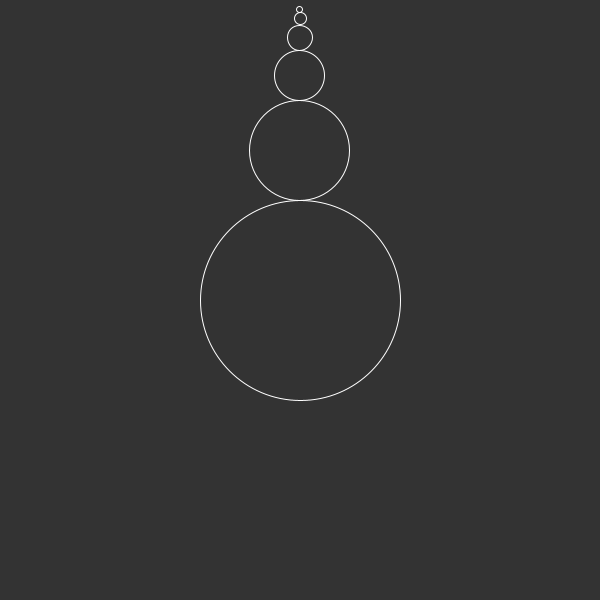
Frame 1 (no input)
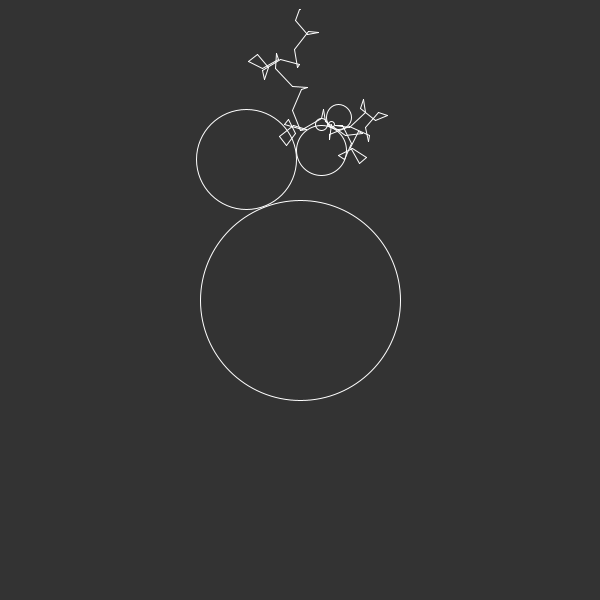
Frame 60 (the mouse pressed at the canvas centre just before this capture)
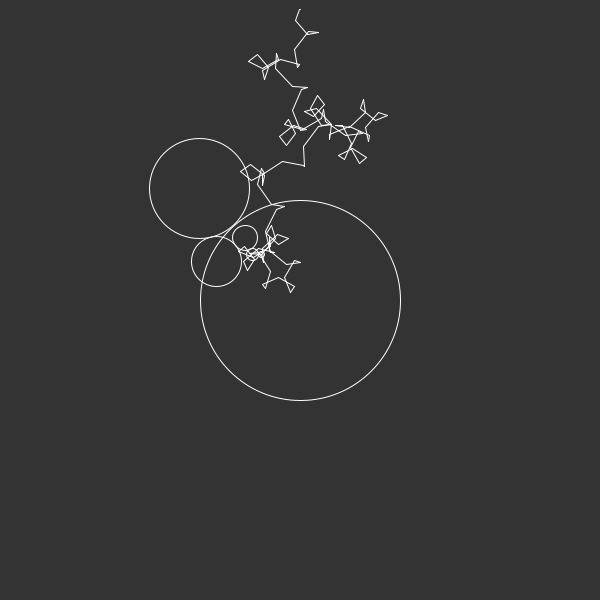
Frame 120 (the mouse held since frame 60 and released just before this capture)

The Processing sketch that drew these frames (run headless with seeded random() and noise(); from frame 60 on, the mouse is pressed at the canvas centre):

// Processing sketch: Fractal Spirograph
// ── Fractal Spirograph.pde
void setup() {
  size(600, 600);
}

int r = 100;
float angle1 = -HALF_PI;
float angle2 = -HALF_PI;
float angle3 = -HALF_PI;

ArrayList<float[]> path = new ArrayList<float[]>();

void draw() {
  background(51);
  noFill();
  translate(width/2, height/2);
  stroke(255);
  ellipse(0, 0, 2 * r, 2 * r);
  float x1 = 1.5 * r * cos(angle1);
  float y1 = 1.5 * r * sin(angle1);
  ellipse(x1, y1, r, r);
  //translate(1.5 * r * cos(angle1), 1.5 * r * sin(angle1));
  //ellipse(0.75 * r * cos(angle2 * 4), 0.75 * r * sin(angle2 * 4), r/2, r/2);
  //translate(0.75 * r * cos(angle2 * 4), 0.75 * r * sin(angle2 * 4));
  //ellipse(0.375 * r * cos(angle3 * 8), 0.375 * r * sin(angle3 * 8), r/4, r/4);
  
  float x2 = x1 + (0.75 * r * cos(-angle1*4 - HALF_PI));
  float y2 = y1 + (0.75 * r * sin(-angle1*4 - HALF_PI));
  ellipse(x2, y2, r/2, r/2);
  
  float x3 = x2 + (0.375 * r * cos(angle1 * 16 - HALF_PI));
  float y3 = y2 + (0.375 * r * sin(angle1 * 16 - HALF_PI));
  ellipse(x3, y3, r/4, r/4);
  
  float x4 = x3 + (0.375/2 * r * cos(-angle1 * 64 - HALF_PI));
  float y4 = y3 + (0.375/2 * r * sin(-angle1 * 64 - HALF_PI));
  ellipse(x4, y4, r/8, r/8);
  
  float x5 = x4 + (0.375/4 * r * cos(angle1 * 256 - HALF_PI));
  float y5 = y4 + (0.375/4 * r * sin(angle1 * 256 - HALF_PI));
  ellipse(x5, y5, r/16, r/16);
  
  float[] point = new float[2];
  point[0] = x5;
  point[1] = y5;
  path.add(point);
  
  for(int i = 0; i < path.size()-1; i++){
     point(path.get(i)[0], path.get(i)[1]); 
     line(path.get(i)[0], path.get(i)[1], path.get(i+1)[0], path.get(i + 1)[1]);
  }
  
  angle1 -= HALF_PI / 256;

}
